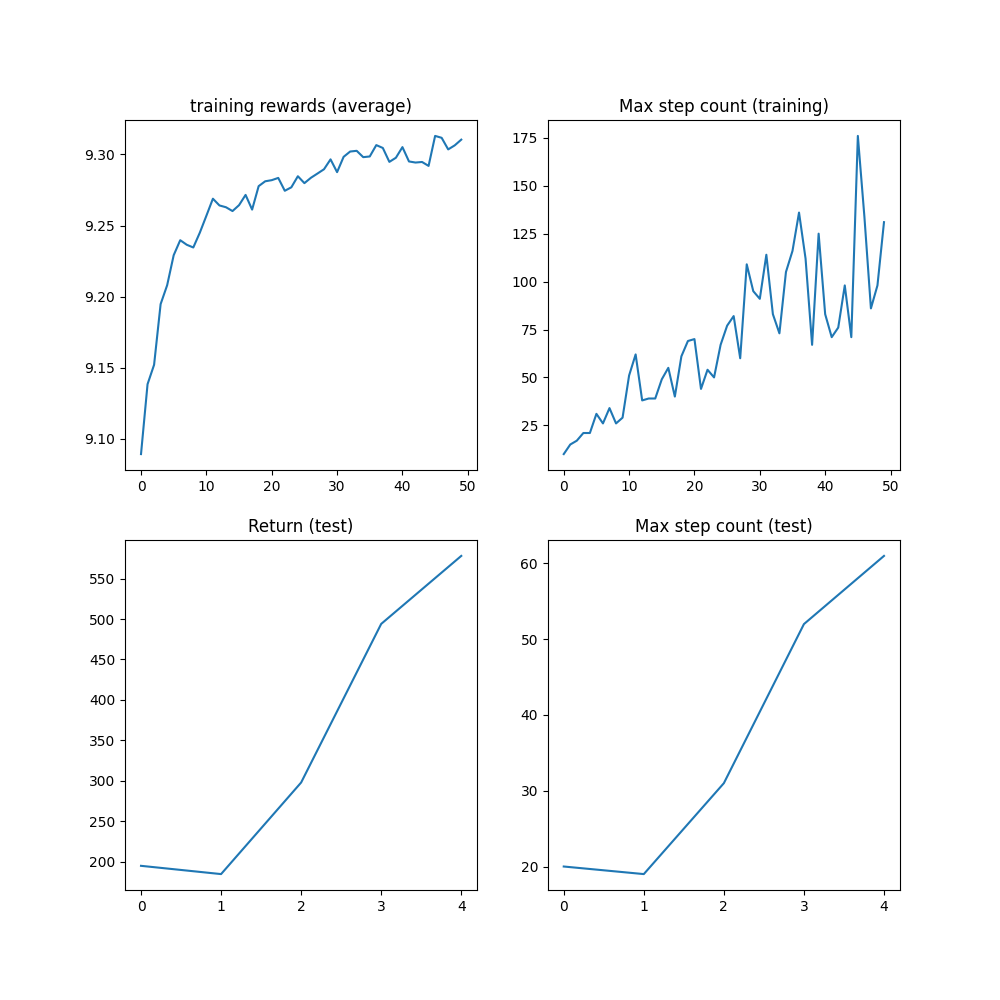

This figure's Python source:
# Challenge 07: Proximal Policy Optimization (PPO) and Reinforcement Learning (RL) Tutorial
# Student Name: Kailey Garrison
# NetId: kgarris7
# Program Description: This is a tutorial found online to start learning about PPO and (RL) 
#                      which my team will be utilizing in our final project. It utilizes 
#                      torchrl, tqdm, and gym[mujoco]. It uses Generalized Advantage Estimation
#                      to help stabilize the training. An actor and critic network to decide and
#                      evaluate actions
# Installation Guide:
#   - Python, whatever version should be fine I have the latest 3.13
#   - pip install torchrl
#   - pip install mujoco 
#       - The tutorial shows to install this as pip install gym[mujoco] I always got a pathing error
#       - even after install for mujoco. The only way that worked for me was to install mujoco then
#       - gym and avoid the combined.
#   - pip install gym
#   - pip install tqdm
# Final Project Adaptation:
#   -  Locomotion can be improved by PPO optimization
#   -  Generalized Advantage  Estimation can be used for tasks like walking and obstacle avoidance
#   -  The clipping found here will create smoother transitions in our own traing and help prevent
#      any drastic changes from occuring
#   -  Actor critics will be a big part of our training as well to help determine the correct action
# Sources:
#   - Everything is from: https://pytorch.org/tutorials/intermediate/reinforcement_ppo.html
#       - I just followed the tutorial to start learning the program and environments our gorup
#         will be utilizing
#   - I did have to do a lot of trouble shooting as my gym[mujoco] refused to install for about an
#     hour, this involved a lot of StackOverflow, but no code was used.

from torch import multiprocessing
from collections import defaultdict
import matplotlib.pyplot as plt
import torch
from tensordict.nn import TensorDictModule
from tensordict.nn.distributions import NormalParamExtractor
from torch import nn
from torchrl.collectors import SyncDataCollector
from torchrl.data.replay_buffers import ReplayBuffer
from torchrl.data.replay_buffers.samplers import SamplerWithoutReplacement
from torchrl.data.replay_buffers.storages import LazyTensorStorage
from torchrl.envs import (Compose, DoubleToFloat, ObservationNorm, StepCounter,TransformedEnv)
from torchrl.envs.libs.gym import GymEnv
from torchrl.envs.utils import check_env_specs, ExplorationType, set_exploration_type
from torchrl.modules import ProbabilisticActor, TanhNormal, ValueOperator
from torchrl.objectives import ClipPPOLoss
from torchrl.objectives.value import GAE
from tqdm import tqdm

# This determines what device to use for computation, GPU if available, CPU otherwise
is_fork = multiprocessing.get_start_method() == "fork"
device = (
    torch.device(0)
    if torch.cuda.is_available() and not is_fork
    else torch.device("cpu")
)

# Parameters for training
num_cells = 256
lr = 3e-4
max_grad_norm = 1.0 # Gradient clipping threshold
frames_per_batch = 1000 # Num frames collected per batch
total_frames = 50_000 # Total amt of training frames
sub_batch_size = 64 # Mini batch size for updates
num_epochs = 10 # Training epochs per batch
clip_epsilon = 0.2 # Clipping parameter for PPO, calculated in the formula on the tutorial site

# Discount factor and GAE parameters
gamma = 0.99
lmbda = 0.95
entropy_eps = 1e-4 # Entropy regularization coefficient

# Define environment, this one it the Inverted Double Pendulum for OpenAI in Mujoco
base_env = GymEnv("InvertedDoublePendulum-v4", device=device)
env = TransformedEnv(
    base_env,
    Compose(
        ObservationNorm(in_keys=["observation"]), # Normalize observations
        DoubleToFloat(), # Convert observation types
        StepCounter(), # Count steps in an episode
    ),
)

# Initialize observation normalization stats
env.transform[0].init_stats(num_iter=1000, reduce_dim=0, cat_dim=0)
check_env_specs(env) # Double check environment specs are correct
rollout = env.rollout(3)

# Define the actor network, which outputs the parameters of a Gaussian policy
actor_net = nn.Sequential(
    nn.LazyLinear(num_cells, device=device),
    nn.Tanh(),
    nn.LazyLinear(num_cells, device=device),
    nn.Tanh(),
    nn.LazyLinear(num_cells, device=device),
    nn.Tanh(),
    nn.LazyLinear(2 * env.action_spec.shape[-1], device=device),
    NormalParamExtractor(),
)

policy_module = TensorDictModule(
    actor_net, in_keys=["observation"], out_keys=["loc", "scale"]
)

policy_module = ProbabilisticActor(
    module=policy_module,
    spec=env.action_spec,
    in_keys=["loc", "scale"],
    distribution_class=TanhNormal,
    distribution_kwargs={
        "low": env.action_spec.space.low,
        "high": env.action_spec.space.high,
    },
    return_log_prob=True,
)

# Define the critic network
value_net = nn.Sequential(
    nn.LazyLinear(num_cells, device=device),
    nn.Tanh(),
    nn.LazyLinear(num_cells, device=device),
    nn.Tanh(),
    nn.LazyLinear(num_cells, device=device),
    nn.Tanh(),
    nn.LazyLinear(1, device=device),
)

# Wrap the critic network into a ValueOperator
value_module = ValueOperator(
    module=value_net,
    in_keys=["observation"],
)

print("Running policy:", policy_module(env.reset()))
print("Running value:", value_module(env.reset()))

# Make data collector for training
collector = SyncDataCollector(
    env,
    policy_module,
    frames_per_batch=frames_per_batch,
    total_frames=total_frames,
    split_trajs=False,
    device=device,
)

# Store experiences
replay_buffer = ReplayBuffer(
    storage=LazyTensorStorage(max_size=frames_per_batch),
    sampler=SamplerWithoutReplacement(),
)

# Generalized Advantage Estimation for advantage computation
advantage_module = GAE(
    gamma=gamma, lmbda=lmbda, value_network=value_module, average_gae=True, device=device,
)

# PPO loss module
loss_module = ClipPPOLoss(
    actor_network=policy_module,
    critic_network=value_module,
    clip_epsilon=clip_epsilon,
    entropy_bonus=bool(entropy_eps),
    entropy_coef=entropy_eps,
    critic_coef=1.0,
    loss_critic_type="smooth_l1",
)

# Optimizer and learning rate scheduler
optim = torch.optim.Adam(loss_module.parameters(), lr)
scheduler = torch.optim.lr_scheduler.CosineAnnealingLR(
    optim, total_frames // frames_per_batch, 0.0
)

# Training loop
logs = defaultdict(list)
pbar = tqdm(total=total_frames)
eval_str = ""

for i, tensordict_data in enumerate(collector):
    for _ in range(num_epochs):
        advantage_module(tensordict_data)
        data_view = tensordict_data.reshape(-1)
        replay_buffer.extend(data_view.cpu())
        for _ in range(frames_per_batch // sub_batch_size):
            subdata = replay_buffer.sample(sub_batch_size)
            loss_vals = loss_module(subdata.to(device))
            loss_value = (
                loss_vals["loss_objective"]
                + loss_vals["loss_critic"]
                + loss_vals["loss_entropy"]
            )

            loss_value.backward()
            torch.nn.utils.clip_grad_norm_(loss_module.parameters(), max_grad_norm)
            optim.step()
            optim.zero_grad()

    logs["reward"].append(tensordict_data["next", "reward"].mean().item())
    pbar.update(tensordict_data.numel())
    cum_reward_str = (
        f"average reward={logs['reward'][-1]: 4.4f} (init={logs['reward'][0]: 4.4f})"
    )
    logs["step_count"].append(tensordict_data["step_count"].max().item())
    stepcount_str = f"step count (max): {logs['step_count'][-1]}"
    logs["lr"].append(optim.param_groups[0]["lr"])
    lr_str = f"lr policy: {logs['lr'][-1]: 4.4f}"
    if i % 10 == 0:
        with set_exploration_type(ExplorationType.DETERMINISTIC), torch.no_grad():
            eval_rollout = env.rollout(1000, policy_module)
            logs["eval reward"].append(eval_rollout["next", "reward"].mean().item())
            logs["eval reward (sum)"].append(
                eval_rollout["next", "reward"].sum().item()
            )
            logs["eval step_count"].append(eval_rollout["step_count"].max().item())
            eval_str = (
                f"eval cumulative reward: {logs['eval reward (sum)'][-1]: 4.4f} "
                f"(init: {logs['eval reward (sum)'][0]: 4.4f}), "
                f"eval step-count: {logs['eval step_count'][-1]}"
            )
            del eval_rollout
    pbar.set_description(", ".join([eval_str, cum_reward_str, stepcount_str, lr_str]))
    scheduler.step()

# Output results
plt.figure(figsize=(10, 10))
plt.subplot(2, 2, 1)
plt.plot(logs["reward"])
plt.title("training rewards (average)")
plt.subplot(2, 2, 2)
plt.plot(logs["step_count"])
plt.title("Max step count (training)")
plt.subplot(2, 2, 3)
plt.plot(logs["eval reward (sum)"])
plt.title("Return (test)")
plt.subplot(2, 2, 4)
plt.plot(logs["eval step_count"])
plt.title("Max step count (test)")
plt.savefig("ppo-pytorch-tutorial.png")
plt.show()